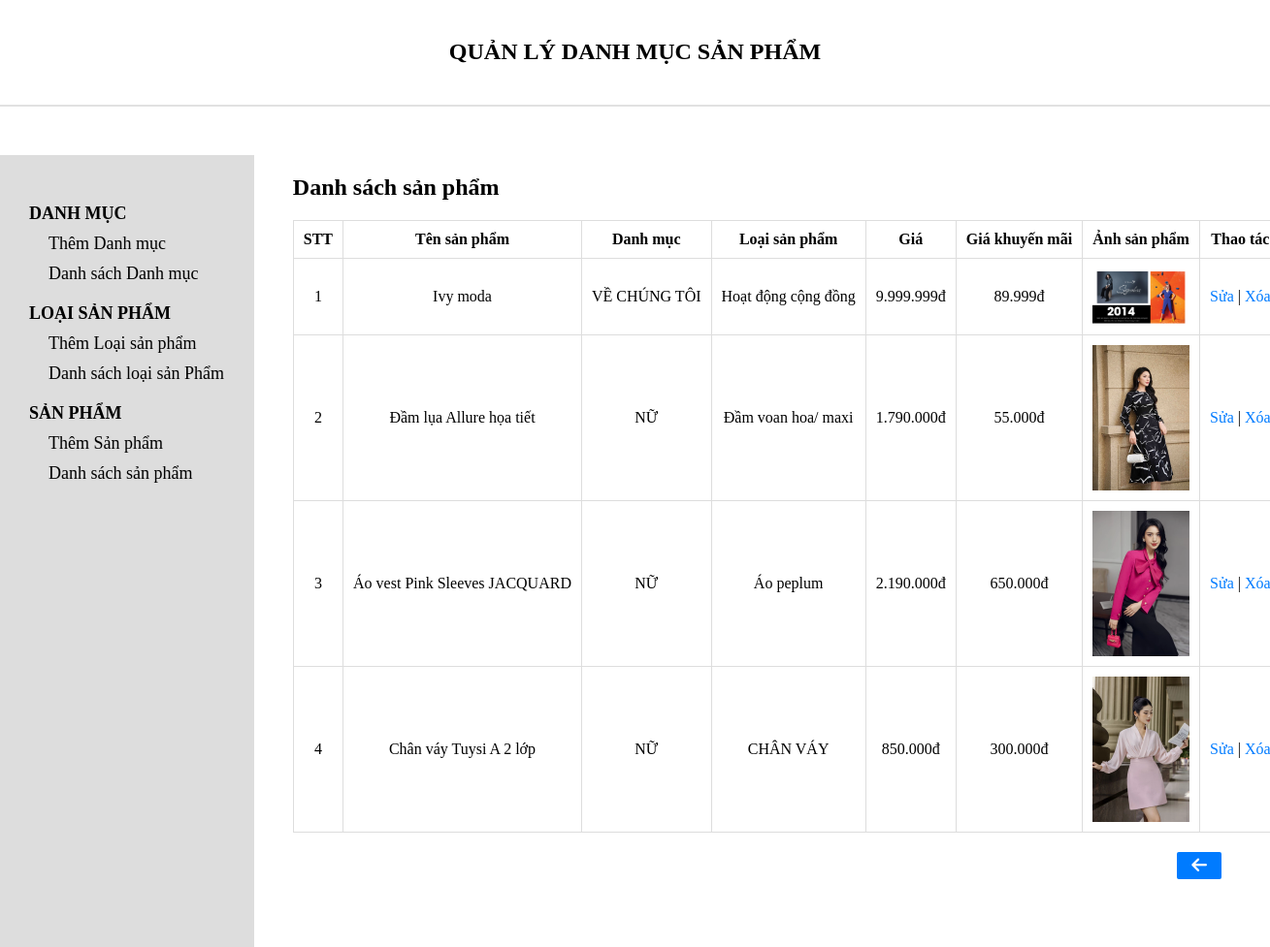
/admin/productlist.php (signed in), run on the app's committed database.
### tables this page shows
CREATE TABLE `tbl_product` (
  `product_id` int(11) NOT NULL,
  `product_name` varchar(255) NOT NULL,
  `category_id` int(11) NOT NULL,
  `brand_id` int(11) NOT NULL,
  `product_price` varchar(255) NOT NULL,
  `product_price_new` varchar(255) NOT NULL,
  `product_desc` varchar(5000) NOT NULL,
  `product_img` varchar(255) NOT NULL
);

CREATE TABLE `tbl_category` (
  `category_id` int(11) NOT NULL,
  `category_name` varchar(255) NOT NULL
);

CREATE TABLE `tbl_brand` (
  `brand_id` int(11) NOT NULL,
  `category_id` int(11) NOT NULL,
  `brand_name` varchar(255) NOT NULL
);

### admin/database.php (called while the page is built, shortened)
<?php
class Database{
    public $host = DB_HOST;
    public $user = DB_USER;
    public $pass = DB_PASS;
    public $dbname = DB_NAME;
    public $link;
private function connectDB(){
    $this->link = new mysqli($this->host, $this->user, $this->pass, $this->dbname);
}
public function select($query) {
    $result = $this->link->query($query);
    if ($result->num_rows > 0) {
        return $result;
    } else {
        return false;
    }
}
}
?>

### admin/class/product_class.php (called while the page is built, shortened)
<?php
include_once "database.php";
?>
<?php
class product
{
    private $db;
    public function __construct()
    {
        $this->db = new Database();
    }
    public function show_product()
    {
        $query = "SELECT tbl_product.product_id, tbl_product.product_name, tbl_category.category_name,
                     tbl_brand.brand_name, tbl_product.product_price, tbl_product.product_price_new, tbl_product.product_img
              FROM tbl_product
              INNER JOIN tbl_category ON tbl_product.category_id = tbl_category.category_id
              INNER JOIN tbl_brand ON tbl_product.brand_id = tbl_brand.brand_id
              ORDER BY tbl_product.product_id DESC";
        $result = $this->db->select($query);
        return $result;
    }
}
?>

### admin/productlist.php (the view, shortened to what this page needs)
<?php
include 'header.php';
include 'slider.php';
include 'class/product_class.php';
?>
<?php
$product = new product;
$show_product = $product->show_product();
?>
<div class="admin-content-right">
    <div class="admin-content-right-product_list">
        <h1>Danh sách sản phẩm</h1>
        <table>
            <tr>
                <th>STT</th>
                <th>Tên sản phẩm</th>
                <th>Danh mục</th>
                <th>Loại sản phẩm</th>
                <th>Giá</th>
                <th>Giá khuyến mãi</th>
                <th>Ảnh sản phẩm</th>
                <th>Thao tác</th>
            </tr>
            <?php
            if ($show_product) {
                $i = 0;
                while ($result = $show_product->fetch_assoc()) {
                    $i++;
            ?>
                    <tr>
                        <td><?php echo $i; ?></td>
                        <td><?php echo $result['product_name']; ?></td>
                        <td><?php echo $result['category_name']; ?></td>
                        <td><?php echo $result['brand_name']; ?></td>
                        <td><?php echo number_format($result['product_price'], 0, ',', '.'); ?>đ</td>
                        <td><?php echo number_format($result['product_price_new'], 0, ',', '.'); ?>đ</td>
                        <td><img src="uploads/<?php echo $result['product_img']; ?>" alt="product image" style="width: 100px; height: auto;"></td>
                        <td>
                            <a href="productedit.php?product_id=<?php echo $result['product_id']; ?>">Sửa</a> |
                            <a href="productdelete.php?product_id=<?php echo $result['product_id']; ?>"
                                onclick="return confirm('Bạn có chắc chắn muốn xóa sản phẩm này không?');">
                                Xóa
                            </a>
                        </td>
                    </tr>
            <?php
                }
            }
            ?>
        </table>
        <a href="index.php"
            style="margin: 20px;
                background-color: #007BFF;
                display: inline-block;
                padding: 4px 15px;
                border-radius: 2px;
                float:right;
                color:white;
            ">
            <i class="fa-solid fa-arrow-left" style="color: white; font-size:18px;"></i>
        </a>
    </div>
</div>
</section>
</body>
</html>

### admin/header.php (shortened to what this page needs)
<!DOCTYPE html>
<html lang="en">
<head>
    <link rel="stylesheet" href="style.css">
    <link href="https://cdnjs.cloudflare.com/ajax/libs/font-awesome/6.0.0-beta3/css/all.min.css" rel="stylesheet">
</head>
<body>
    <header>
        <h2>QUẢN LÝ DANH MỤC SẢN PHẨM</h2>
    </header>

### admin/slider.php
<section class="admin-content">
    <div class="admin-content-left">
        <ul>
            <li><a href="#">Danh mục</a>
                <ul>
                    <li><a href="categoryadd.php">Thêm Danh mục</a></li>
                    <li><a href="categorylist.php">Danh sách Danh mục</a></li>
                </ul>
            </li>
            <li><a href="#">Loại sản phẩm</a>
                <ul>
                    <li><a href="brandadd.php">Thêm Loại sản phẩm</a></li>
                    <li><a href="brandlist.php">Danh sách loại sản Phẩm</a></li>
                </ul>
            </li>
            <li><a href="#">Sản phẩm</a>
                <ul>
                    <li><a href="productadd.php">Thêm Sản phẩm</a></li>
                    <li><a href="productlist.php">Danh sách sản phẩm</a></li>
                </ul>
            </li>
        </ul>
    </div>

### admin/style.css (style rules this page uses)
* { margin: 0; padding: 0; outline: none; box-sizing: border-box; color: black; }
a { text-decoration: none; }
ul { list-style: none; }
header { margin-top: 40px; height: 70px; width: 100%; border-bottom: 2px solid #dddd; text-align: center; }
.admin-content { padding-top: 50px; display: flex; }
.admin-content-left { background-color: #dddddd; width: 20%; padding: 30px 0 20px 30px; }
.admin-content-left > ul > li > a { font-weight: bold; text-transform: uppercase; display: inline-block; margin-top: 10px; }
.admin-content-left ul li { margin: 10px 0 ; font-size: 18px; }
.admin-content-left ul ul { margin-left: 20px; }
.admin-content-right { width: 80%; padding: 20px 30px 50px 40px; }
.admin-content-right-product_list { width: 100%; }
.admin-content-right-product_list h1 { font-size: 24px; font-weight: bold; margin-bottom: 20px; }
.admin-content-right-product_list table { width: 100%; border-collapse: collapse; margin-top: 20px; table-layout: auto; }
.admin-content-right-category_list table th, .admin-content-right-category_list table td, .admin-content-right-product_list table th, .admin-content-right-product_list table td { text-align: center; padding: 10px; word-wrap: break-word; white-space: nowrap; }
.admin-content-right-product_list table th { font-weight: bold; }
.admin-content-right-category_list table th,td, .admin-content-right-product_list table th,td { border: 1px solid #ddd; }
.admin-content-right-product_list table img { width: 80px; height: auto; display: block; margin: 0 auto; object-fit: cover; }
.admin-content-right-brand_list a, .admin-content-right-category_list a, .admin-content-right-product_list a { text-decoration: none; color: #007BFF; }

### data on the page
tbl_product: product_name "Ivy moda", category.category_name "VỀ CHÚNG TÔI", brand.brand_name "Hoạt động cộng đồng", product_price "9.999.999", product_price_new "89.999", product_img (picture)
tbl_product: product_name "Đầm lụa Allure họa tiết", category.category_name "NỮ", brand.brand_name "Đầm voan hoa/ maxi", product_price "1.790.000", product_price_new "55.000", product_img (picture)
tbl_product: product_name "Áo vest Pink Sleeves JACQUARD", category.category_name "NỮ", brand.brand_name "Áo peplum", product_price "2.190.000", product_price_new "650.000", product_img (picture)
tbl_product: product_name "Chân váy Tuysi A 2 lớp", category.category_name "NỮ", brand.brand_name "CHÂN VÁY", product_price "850.000", product_price_new "300.000", product_img (picture)
